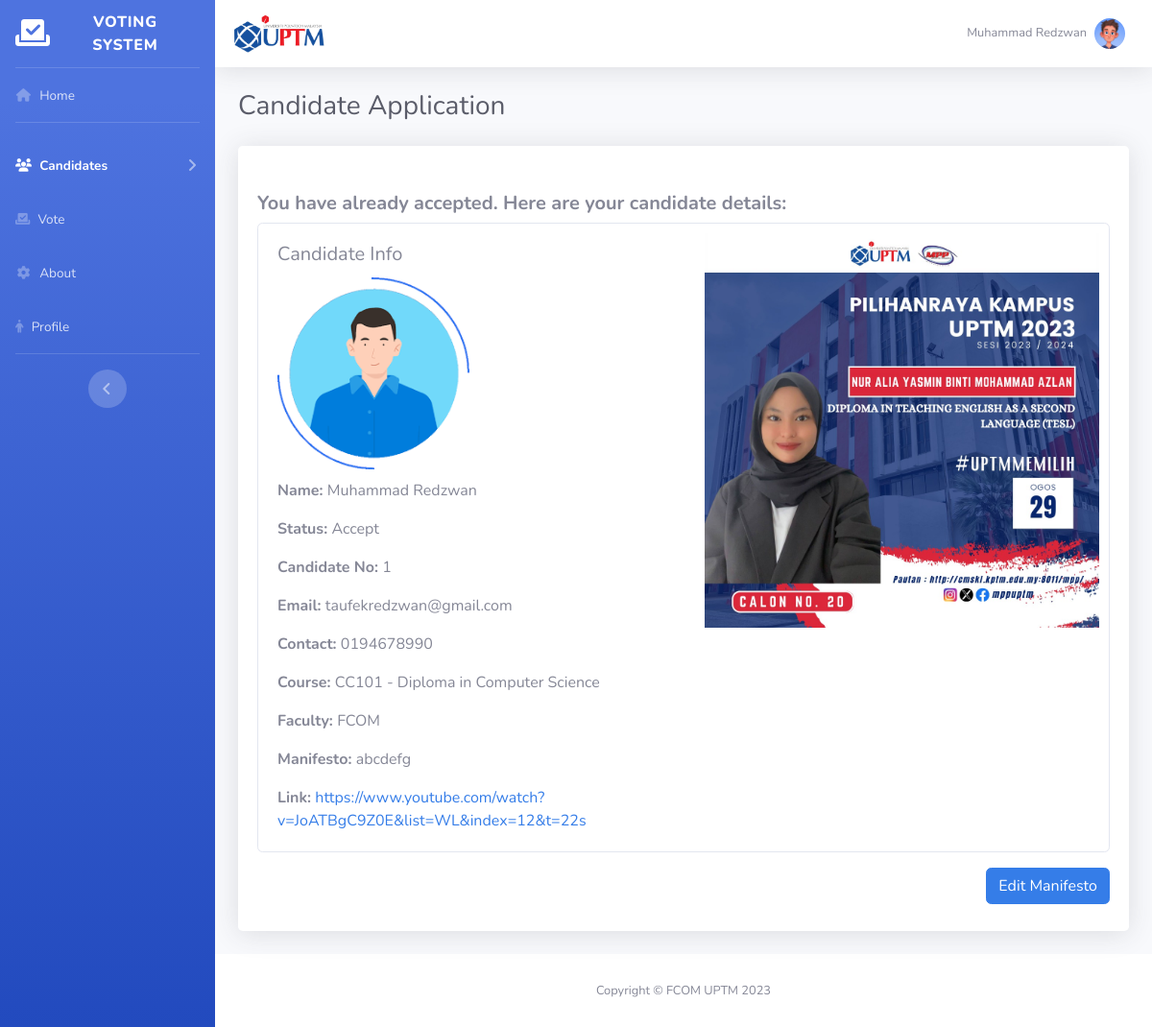
Before: /candidateApply.php (signed in) with the older database file.
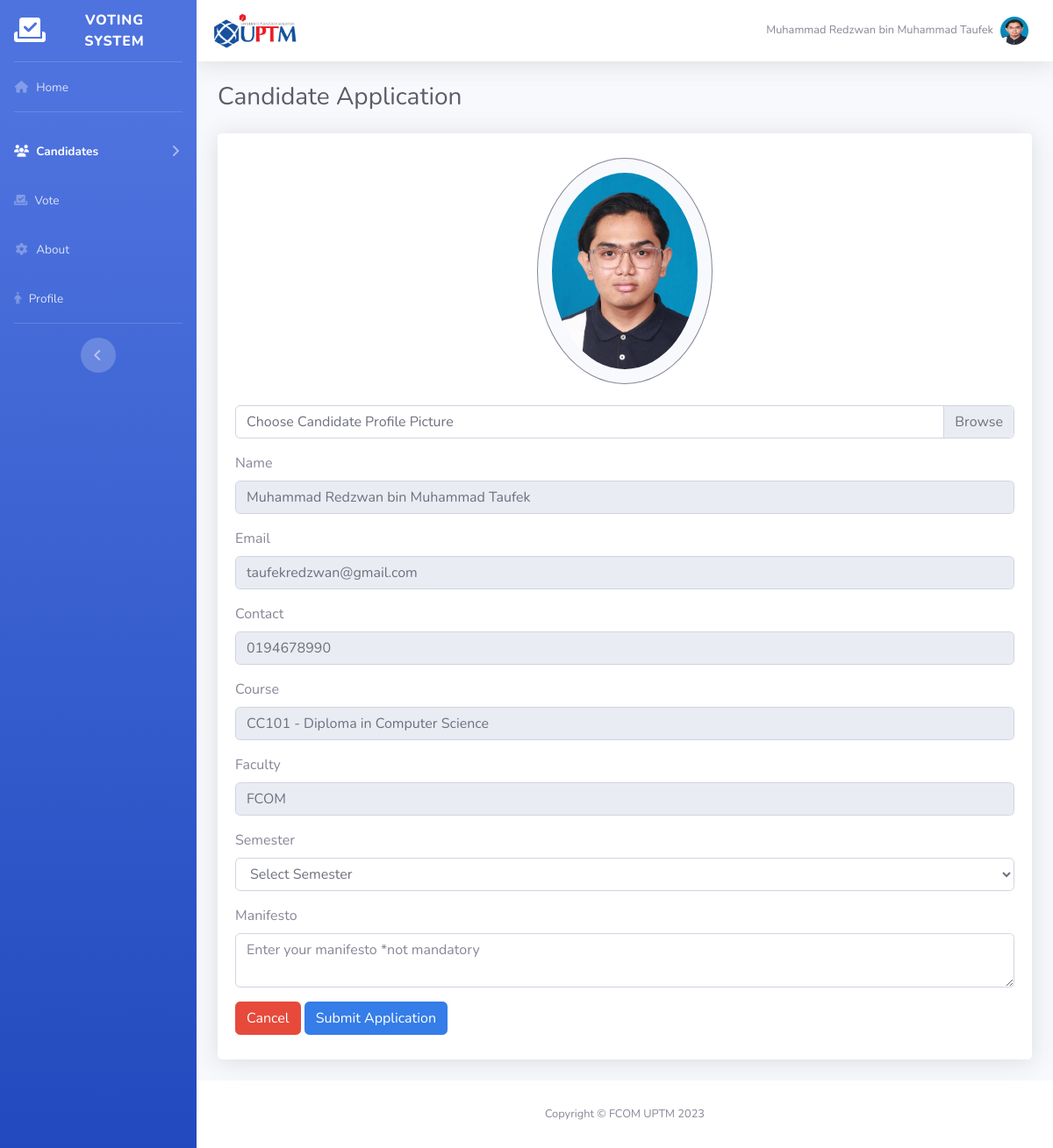
After: the same page with the newer database file.
### tables this page shows
CREATE TABLE `student` (
  `studentId` int(11) NOT NULL,
  `studentPic` varchar(255) NOT NULL,
  `studentName` varchar(80) NOT NULL,
  `email` varchar(100) NOT NULL,
  `password` varchar(255) NOT NULL,
  `contact` varchar(255) NOT NULL,
  `votingHistory` tinyint(4) NOT NULL DEFAULT 0,
  `course` varchar(255) NOT NULL,
  `faculty` varchar(255) NOT NULL,
  `apply` tinyint(1) NOT NULL DEFAULT 0
);

CREATE TABLE `candidate` (
  `candidateId` int(11) NOT NULL,
  `studentId` int(11) NOT NULL,
  `candNo` int(11) NOT NULL,
  `candidateName` varchar(80) NOT NULL,
  `candidatePic` varchar(255) NOT NULL,
  `faculty` varchar(255) NOT NULL,
  `courseName` varchar(255) NOT NULL,
  `email` varchar(255) NOT NULL,
  `manifesto` text NOT NULL,
  `links` varchar(255) NOT NULL,
  `contact` varchar(255) NOT NULL,
  `voteNum` int(255) NOT NULL,
  `poster` varchar(255) NOT NULL
);

CREATE TABLE `apply` (
  `applyId` int(11) NOT NULL,
  `studentId` int(11) NOT NULL,
  `applyPic` varchar(255) NOT NULL,
  `name` varchar(255) NOT NULL,
  `email` varchar(255) NOT NULL,
  `contact` varchar(50) NOT NULL,
  `course` varchar(255) NOT NULL,
  `faculty` varchar(255) NOT NULL,
  `semester` varchar(255) NOT NULL,
  `manifesto` text NOT NULL,
  `link` varchar(255) NOT NULL,
  `status` varchar(50) NOT NULL DEFAULT 'Review'
);

### candidateApply.php (the view, shortened to what this page needs)
<?php
    include 'Database/connect.php';
    $sql = "SELECT * FROM student WHERE studentId = '".$_SESSION['student_id']."'";
    $result = $conn->query($sql);
    if ($result->num_rows > 0) {
        $student = $result->fetch_assoc();
        $imagePath = $student['studentPic'];
        $hasApplied = $student['apply'];
    } else {
        echo "No student found";
        exit();
    }
    $application = array('status' => null);
    if ($hasApplied) {
        $sql = "SELECT * FROM apply WHERE studentId = '".$_SESSION['student_id']."'";
        $result = $conn->query($sql);
        if ($result->num_rows > 0) {
            $application = $result->fetch_assoc();
        }
    }
        $studentId = $_SESSION['student_id'];
        $sql = "SELECT * FROM candidate WHERE studentId = ?";
        $stmt = $conn->prepare($sql);
        $stmt->bind_param("i", $studentId);
        $stmt->execute();
        $result = $stmt->get_result();
        $candidate = $result->fetch_assoc();
?>
<!DOCTYPE html>
<html lang="en">
<head>
    <link rel="stylesheet" href="https://cdnjs.cloudflare.com/ajax/libs/font-awesome/6.2.1/css/all.min.css">
    <link href="css/sb-admin-2.css" rel="stylesheet">
</head>
<body id="page-top">
    <div id="wrapper">
        <ul class="navbar-nav bg-gradient-primary sidebar sidebar-dark accordion" id="accordionSidebar">
            <a class="sidebar-brand d-flex align-items-center justify-content-center" href="index.php">
                <div class="sidebar-brand-icon">
                    <i class="fa-solid fa-vote-yea"></i>
                </div>
                <div class="sidebar-brand-text mx-3">Voting System</div>
            </a>
            <hr class="sidebar-divider my-0">
            <li class="nav-item">
                <a class="nav-link" href="index.php">
                    <i class="fas fa-fw fa-home"></i>
                    <span>Home</span></a>
            </li>
            <hr class="sidebar-divider">
            <li class="nav-item active">
                <a class="nav-link collapsed" href="#" data-toggle="collapse" data-target="#collapseUtilities"
                    aria-expanded="true" aria-controls="collapseUtilities">
                    <i class="fa-solid fa-users"></i>
                    <span>Candidates</span>
                </a>
            </li>
            <li class="nav-item">
                <a class="nav-link" href="vote.php">
                    <i class="fa-solid fa-check-to-slot"></i>
                    <span>Vote</span>
                </a>
            </li>
            <li class="nav-item">
                <a class="nav-link" href="about.php">
                    <i class="fas fa-fw fa-cog"></i>
                    <span>About</span>
                </a>
            </li>
            <li class="nav-item">
                <a class="nav-link" href="studentProfile.php">
                    <i class="fa-solid fa-person"></i>
                    <span>Profile</span>
                </a>
            </li>
            <hr class="sidebar-divider d-none d-md-block">
            <div class="text-center d-none d-md-inline">
                <button class="rounded-circle border-0" id="sidebarToggle"></button>
            </div>
        </ul>
        <div id="content-wrapper" class="d-flex flex-column">
            <div id="content">
                <nav class="navbar navbar-expand navbar-light bg-white topbar mb-4 static-top shadow">
                        <div class="navbar-brand" href="#">
                            <img src="img/uptm.jpg" alt="" class="img-fluid logo-img" style="max-width: 100px; max-height: 100px;">
                        </div>
                    <ul class="navbar-nav ml-auto">
                        <li class="nav-item dropdown no-arrow">
                            <a class="nav-link dropdown-toggle" href="#" id="userDropdown" role="button"
                                data-toggle="dropdown" aria-haspopup="true" aria-expanded="false">
                                <span class="mr-2 d-none d-lg-inline text-gray-600 small"><?php echo $_SESSION['user_name']; ?></span>
                                <img src="<?php echo $imagePath; ?>" class="img-profile rounded-circle img-fluid" title="profile images"
                                style="max-width: 200px;" onerror="this.onerror=null; this.src='../img/no_profile.webp'">
                            </a>
                        </li>
                    </ul>
                </nav>
                 <div class="container-fluid">
                    <div class="d-sm-flex align-items-center justify-content-between mb-4">
                        <h1 class="h3 mb-0 text-gray-800">Candidate Application</h1>
                    </div>
                    <div class="row">
                        <div class="col-xl-12 col-md-12 mb-4">
                            <div class="card border-0 shadow h-100 py-2 rounded-lg">
                                <div class="card-body">
                                <?php if ($application['status'] == 'Review'): ?>
                                    <h5 class="font-weight-bold">You have already applied. Here are your application details:</h5>
                                    <div class="card">
                                        <div class="card-body">
                                            <h5 class="card-title">Application Info</h5>
                                            <img src="<?php echo $application['applyPic']; ?>" class="img-profile img-fluid" title="profile images"
                                            style="max-width: 200px; margin-bottom:10px; border-radius: 5px; " onerror="this.onerror=null; this.src='../img/no_profile.webp'">
                                            <p class="card-text"><strong>Name: </strong><?php echo $application['name']; ?></p>
                                            <p class="card-text"><strong>Email: </strong><?php echo $application['email']; ?></p>
                                            <p class="card-text"><strong>Contact: </strong><?php echo $application['contact']; ?></p>
                                            <p class="card-text"><strong>Course: </strong><?php echo $application['course']; ?></p>
                                            <p class="card-text"><strong>Faculty: </strong><?php echo $application['faculty']; ?></p>
                                            <p class="card-text"><strong>Semester: </strong><?php echo $application['semester']; ?></p>
                                            <p class="card-text"><strong>Manifesto: </strong><?php echo $application['manifesto']; ?></p>
                                            <p class="card-text"><strong>Status: </strong><?php echo $application['status']; ?></p>
                                        </div>
                                    </div>
                                    <?php elseif ($application['status'] == 'Accept'): ?>
                                        <h5 class="font-weight-bold">You have already accepted. Here are your candidate details:</h5>
                                        <div class="card">
                                            <div class="row">
                                                <div class="col-md-6">
                                                    <div class="card-body">
                                                        <h5 class="card-title">Candidate Info</h5>
                                                        <img src="<?php echo $candidate['candidatePic']; ?>" class="img-profile img-fluid" title="profile images"
                                                        style="max-width: 200px; margin-bottom:10px; border-radius: 5px; " onerror="this.onerror=null; this.src='../img/no_profile.webp'">
                                                        <p class="card-text"><strong>Name: </strong><?php echo $candidate['candidateName']; ?></p>
                                                        <p class="card-text"><strong>Status: </strong><?php echo $application['status']; ?></p>
                                                        <p class="card-text"><strong>Candidate No: </strong><?php echo $candidate['candNo']; ?></p>
                                                        <p class="card-text"><strong>Email: </strong><?php echo $candidate['email']; ?></p>
                                                        <p class="card-text"><strong>Contact: </strong><?php echo $candidate['contact']; ?></p>
                                                        <p class="card-text"><strong>Course: </strong><?php echo $candidate['courseName']; ?></p>
                                                        <p class="card-text"><strong>Faculty: </strong><?php echo $candidate['faculty']; ?></p>
                                                        <p class="card-text"><strong>Manifesto: </strong><?php echo $candidate['manifesto']; ?></p>
                                                        <p class="card-text"><strong>Link: </strong><a href="<?php echo $candidate['links']; ?>"><?php echo $candidate['links']; ?></a></p>
                                                    </div>
                                                </div>
                                                <div class="col-md-6">
                                                    <a href="<?php echo $candidate['poster']; ?>" data-lightbox="poster">
                                                        <img src="<?php echo $candidate['poster']; ?>" class="card-img-top" alt="Poster <?php echo $candidate['candidateId']; ?>"
                                                        style="width: 100%; height: auto; object-fit: cover; display: block; margin: auto; padding: 10px;">
                                                    </a>
                                                </div>
                                            </div>
                                        </div>
                                        <a href="candidateEdit.php?studentId=<?php echo $_SESSION['student_id']; ?>" class="btn btn-primary mt-3 float-right">Edit Manifesto</a>
                                <?php else: ?>
                                        <div class="col-12 text-center mb-4">
                                            <img src="<?php echo $imagePath; ?>" class="img-profile rounded-circle border-secondary img-fluid border p-3 bg-light" title="profile images" style="max-width: 200px;" onerror="this.onerror=null; this.src='../img/no_profile.webp'">
                                        </div>
                                        <form action="candidateApply.php" method="post" enctype="multipart/form-data">
                                            <div class="input-group mb-3">
                                                <div class="custom-file">
                                                    <label class="custom-file-label" for="profilePicture">Choose Candidate Profile Picture</label>
                                                </div>
                                            </div>
                                            <div class="form-group">
                                                <label for="name">Name</label>
                                                <input type="text" class="form-control" id="name" name="name" value="<?php echo $student['studentName']; ?>" readonly>
                                            </div>
                                            <div class="form-group">
                                                <label for="email">Email</label>
                                                <input type="email" class="form-control" id="email" name="email" value="<?php echo $student['email']; ?>" readonly>
                                            </div>
                                            <div class="form-group">
                                                <label for="contact">Contact</label>
                                                <input type="text" class="form-control" id="contact" name="contact" value="<?php echo $student['contact']; ?>" readonly>
                                            </div>
                                            <div class="form-group">
                                                <label for="course">Course</label>
                                                <input type="text" class="form-control" id="course" name="course" value="<?php echo $student['course']; ?>" readonly>
                                            </div>
                                            <div class="form-group">
                                                <label for="faculty">Faculty</label>
                                                <input type="text" class="form-control" id="faculty" name="faculty" value="<?php echo $student['faculty']; ?>" readonly>
                                            </div>
                                            <div class="form-group">
                                                <label for="semester">Semester</label>
                                                <select class="form-control" id="semester" name="semester" required>
                                                    <option value="">Select Semester</option>
                                                </select>
                                            </div>
                                            <div class="form-group">
                                                <label for="manifesto">Manifesto</label>
                                                <textarea class="form-control" id="manifesto" name="manifesto"  placeholder="Enter your manifesto *not mandatory"></textarea>
                                            </div>
                                            <button class="btn btn-danger" onclick="window.location.href='index.php'" title="cancel" type="button">Cancel</button>
                                            <button type="submit" class="btn btn-primary">Submit Application</button>
                                        </form>
                                    <?php endif; ?>
                                </div>
                            </div>
                        </div>
                    </div>
                </div>
            </div>
            <footer class="sticky-footer bg-white">
                <div class="container my-auto">
                    <div class="copyright text-center my-auto">
                        <span>Copyright &copy; FCOM UPTM 2023</span>
                    </div>
                </div>
            </footer>
        </div>
    </div>
</body>
</html>

Changed rows visible on the page:
removed candidate: candidatePic (picture), candidateName "Muhammad Redzwan", candNo "1", email "taufekredzwan@gmail.com", contact "0194678990", courseName "CC101 - Diploma in Computer Science", faculty "FCOM", manifesto "abcdefg", links "https://www.youtube.com/watch?v=JoATBgC9Z0E&list=WL&index=12&t=22s", poster (picture)
removed apply: status "Accept"
changed student: studentPic: a different picture; studentPic: picture added; name (not shown) → "Muhammad Redzwan bin Muhammad Taufek"; email (not shown) → "taufekredzwan@gmail.com"; contact (not shown) → "0194678990"; course (not shown) → "CC101 - Diploma in Computer Science"; faculty (not shown) → "FCOM"
Other visible differences:
$_SESSION['user_name']: "Muhammad Redzwan" → "Muhammad Redzwan bin Muhammad Taufek"
form field semester: (not shown) → "Select Semester"
text no longer shown: "You have already accepted. Here are your candidate details: Candidate Info Name: Status: Candidate No: Email: Contact: Course: Faculty: Manifesto: Link: Edit Manifesto"
text now shown: "Choose Candidate Profile Picture Name Email Contact Course Faculty Semester Manifesto Cancel Submit Application"
